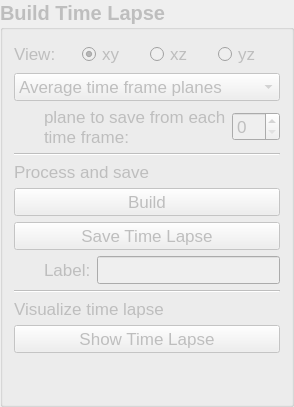
            <widget class="QGroupBox" name="groupBox_time_lapse_2">
             <property name="enabled">
              <bool>false</bool>
             </property>
             <property name="font">
              <font>
               <pointsize>15</pointsize>
               <weight>75</weight>
               <bold>true</bold>
              </font>
             </property>
             <property name="title">
              <string>Build Time Lapse</string>
             </property>
             <layout class="QVBoxLayout" name="verticalLayout_7">
              <item>
               <layout class="QHBoxLayout" name="horizontalLayout_5">
                <property name="topMargin">
                 <number>0</number>
                </property>
                <item>
                 <widget class="QLabel" name="label_tlview_2">
                  <property name="font">
                   <font>
                    <pointsize>13</pointsize>
                    <weight>50</weight>
                    <bold>false</bold>
                   </font>
                  </property>
                  <property name="text">
                   <string>View:</string>
                  </property>
                 </widget>
                </item>
                <item>
                 <widget class="QRadioButton" name="radioButton_xy_ls">
                  <property name="enabled">
                   <bool>false</bool>
                  </property>
                  <property name="font">
                   <font>
                    <pointsize>13</pointsize>
                    <weight>50</weight>
                    <bold>false</bold>
                   </font>
                  </property>
                  <property name="text">
                   <string>xy</string>
                  </property>
                  <property name="checked">
                   <bool>true</bool>
                  </property>
                 </widget>
                </item>
                <item>
                 <widget class="QRadioButton" name="radioButton_xz_ls">
                  <property name="enabled">
                   <bool>false</bool>
                  </property>
                  <property name="font">
                   <font>
                    <pointsize>13</pointsize>
                    <weight>50</weight>
                    <bold>false</bold>
                   </font>
                  </property>
                  <property name="text">
                   <string>xz</string>
                  </property>
                 </widget>
                </item>
                <item>
                 <widget class="QRadioButton" name="radioButton_yz_ls">
                  <property name="enabled">
                   <bool>false</bool>
                  </property>
                  <property name="font">
                   <font>
                    <pointsize>13</pointsize>
                    <weight>50</weight>
                    <bold>false</bold>
                   </font>
                  </property>
                  <property name="text">
                   <string>yz</string>
                  </property>
                 </widget>
                </item>
               </layout>
              </item>
              <item>
               <widget class="QComboBox" name="comboBox_time_lapse_mode_ls">
                <property name="font">
                 <font>
                  <pointsize>13</pointsize>
                  <weight>50</weight>
                  <bold>false</bold>
                 </font>
                </property>
                <item>
                 <property name="text">
                  <string>Average time frame planes</string>
                 </property>
                </item>
                <item>
                 <property name="text">
                  <string>Maximum over time frame</string>
                 </property>
                </item>
                <item>
                 <property name="text">
                  <string>Single plane per time frame</string>
                 </property>
                </item>
               </widget>
              </item>
              <item>
               <layout class="QGridLayout" name="gridLayout_33" columnstretch="2,0">
                <property name="leftMargin">
                 <number>30</number>
                </property>
                <item row="0" column="1">
                 <widget class="QSpinBox" name="spinBox_time_laps_plane_ls">
                  <property name="enabled">
                   <bool>false</bool>
                  </property>
                  <property name="font">
                   <font>
                    <pointsize>13</pointsize>
                    <weight>50</weight>
                    <bold>false</bold>
                   </font>
                  </property>
                 </widget>
                </item>
                <item row="0" column="0">
                 <widget class="QLabel" name="label_tl_plane_ls">
                  <property name="enabled">
                   <bool>false</bool>
                  </property>
                  <property name="font">
                   <font>
                    <pointsize>13</pointsize>
                    <weight>50</weight>
                    <bold>false</bold>
                   </font>
                  </property>
                  <property name="text">
                   <string>plane to save from each time frame:</string>
                  </property>
                  <property name="wordWrap">
                   <bool>true</bool>
                  </property>
                 </widget>
                </item>
               </layout>
              </item>
              <item>
               <widget class="Line" name="line_17">
                <property name="orientation">
                 <enum>Qt::Horizontal</enum>
                </property>
               </widget>
              </item>
              <item>
               <widget class="QLabel" name="label_50">
                <property name="font">
                 <font>
                  <pointsize>13</pointsize>
                  <weight>50</weight>
                  <bold>false</bold>
                 </font>
                </property>
                <property name="text">
                 <string>Process and save</string>
                </property>
               </widget>
              </item>
              <item>
               <widget class="QPushButton" name="pushButton_buils_time_lapse_ls">
                <property name="font">
                 <font>
                  <pointsize>13</pointsize>
                  <weight>50</weight>
                  <bold>false</bold>
                 </font>
                </property>
                <property name="text">
                 <string>Build</string>
                </property>
               </widget>
              </item>
              <item>
               <widget class="QPushButton" name="pushButton_save_time_lapse_ls">
                <property name="font">
                 <font>
                  <pointsize>13</pointsize>
                  <weight>50</weight>
                  <bold>false</bold>
                 </font>
                </property>
                <property name="text">
                 <string>Save Time Lapse</string>
                </property>
               </widget>
              </item>
              <item>
               <layout class="QGridLayout" name="gridLayout_34">
                <property name="leftMargin">
                 <number>30</number>
                </property>
                <property name="topMargin">
                 <number>0</number>
                </property>
                <property name="rightMargin">
                 <number>0</number>
                </property>
                <item row="0" column="0">
                 <widget class="QLabel" name="label_save_label_tl_ls">
                  <property name="font">
                   <font>
                    <pointsize>13</pointsize>
                    <weight>50</weight>
                    <bold>false</bold>
                   </font>
                  </property>
                  <property name="text">
                   <string>Label:</string>
                  </property>
                 </widget>
                </item>
                <item row="0" column="1">
                 <widget class="QLineEdit" name="lineEdit_save_label_tl_ls">
                  <property name="font">
                   <font>
                    <pointsize>13</pointsize>
                    <weight>50</weight>
                    <bold>false</bold>
                   </font>
                  </property>
                 </widget>
                </item>
               </layout>
              </item>
              <item>
               <widget class="Line" name="line_18">
                <property name="orientation">
                 <enum>Qt::Horizontal</enum>
                </property>
               </widget>
              </item>
              <item>
               <widget class="QLabel" name="label_51">
                <property name="font">
                 <font>
                  <pointsize>13</pointsize>
                  <weight>50</weight>
                  <bold>false</bold>
                 </font>
                </property>
                <property name="text">
                 <string>Visualize time lapse</string>
                </property>
               </widget>
              </item>
              <item>
               <widget class="QPushButton" name="pushButton_show_time_lapse_ls">
                <property name="font">
                 <font>
                  <pointsize>13</pointsize>
                  <weight>50</weight>
                  <bold>false</bold>
                 </font>
                </property>
                <property name="text">
                 <string>Show Time Lapse</string>
                </property>
               </widget>
              </item>
              <item>
               <spacer name="verticalSpacer_7">
                <property name="orientation">
                 <enum>Qt::Vertical</enum>
                </property>
                <property name="sizeHint" stdset="0">
                 <size>
                  <width>20</width>
                  <height>40</height>
                 </size>
                </property>
               </spacer>
              </item>
             </layout>
            </widget>
